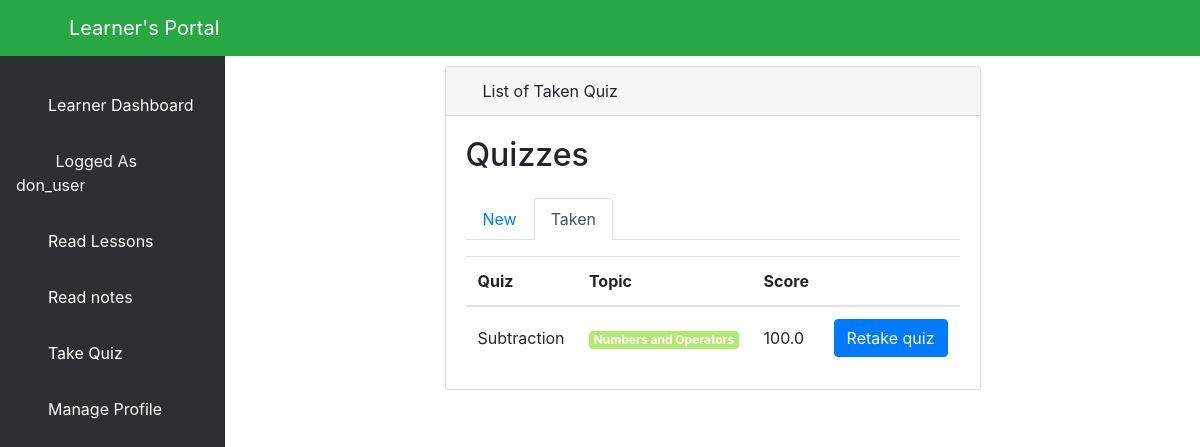
The app's page /taken/ (signed in) with its own data.
### elearn/models.py (models this page shows, shortened)
class User(AbstractUser):
    is_learner = models.BooleanField(default=False)
    is_instructor = models.BooleanField(default=False)
    is_admin = models.BooleanField(default=False)

class TakenQuiz(models.Model):
    learner = models.ForeignKey(Learner, on_delete=models.CASCADE, related_name='taken_quizzes')
    quiz = models.ForeignKey(Quiz, on_delete=models.CASCADE, related_name='taken_quizzes')
    score = models.FloatField()
    date = models.DateTimeField(auto_now_add=True)

class Quiz(models.Model):
    owner = models.ForeignKey(User, on_delete=models.CASCADE, related_name='quizzes')
    name = models.CharField(max_length=255)
    course = models.ForeignKey(Course, on_delete=models.CASCADE, related_name='quizzes')

class Course(models.Model):
    name = models.CharField(max_length=30)
    color = models.CharField(max_length=7, default='#007bff')
    def get_html_badge(self):
        name = escape(self.name)
        color = escape(self.color)
        html = '<span class="badge badge-primary" style="background-color: %s">%s</span>' % (color, name)
        return mark_safe(html)

### elearn/views.py (the view)
# urls.py: path('taken/', views.TakenQuizListView.as_view(), name='taken_quiz_list'),
class TakenQuizListView(ListView):
    model = TakenQuiz
    context_object_name = 'taken_quizzes'
    template_name = 'dashboard/learner/taken_quiz_list.html'
    def get_queryset(self):
        queryset = self.request.user.learner.taken_quizzes \
            .select_related('quiz', 'quiz__course') \
            .order_by('quiz__name')
        return queryset

### elearn/templates/dashboard/learner/taken_quiz_list.html (shortened to what this page needs)
{% extends 'dashboard/learner/base.html' %}
{% block body %}
    <div class="container-fluid">
        <div class="row mt-3 mx-5">
            <div class="col-md-2"></div>
            <div class="col-sm-push-4 col-md-8">
                <div class="card mb-3">
                    <div class="card-header">
                        <i class="fas fa-table text-primary"></i>
                        List of Taken Quiz
                    </div>
                    <div class="card-body">
                        {% include 'dashboard/learner/_header.html' with active='taken' %}
                        <table class="table mb-0">
                            <thead>
                            <tr>
                                <th>Quiz</th>
                                <th>Topic</th>
                                <th>Score</th>
                                <th></th>
                            </tr>
                            </thead>
                            <tbody>
                            {% for taken_quiz in taken_quizzes %}
                                <tr>
                                    <td class="align-middle">{{ taken_quiz.quiz.name }}</td>
                                    <td class="align-middle">{{ taken_quiz.quiz.course.get_html_badge }}</td>
                                    <td class="align-middle">{{ taken_quiz.score }}</td>
                                    <td class="text-right">
                                        <a href="{% url 'takenquiz_delete' taken_quiz.pk %}" class="btn btn-primary">
                                            Retake quiz
                                        </a>
                                    </td>
                                </tr>
                            {% empty %}
                                <tr>
                                    <td class="bg-light text-center font-italic" colspan="3">You haven't completed any
                                        quiz yet.
                                    </td>
                                </tr>
                            {% endfor %}
                            </tbody>
                        </table>
                    </div>
                </div>
            </div>
            <div class="col-md-2"></div>
        </div>
    </div>
{% endblock body %}

### elearn/templates/dashboard/learner/base.html (shortened to what this page needs)
<!DOCTYPE html>
<html lang="en">
<head>
    {% load static %}
    <link href="{% static 'vendor/fontawesome-free/css/all.min.css' %}" rel="stylesheet" type="text/css">
    <link href="{% static 'vendor/datatables/dataTables.bootstrap4.css' %}" rel="stylesheet">
    <link href="{% static 'css/sb-admin.css' %}" rel="stylesheet">
</head>
<body id="page-top">
<nav class="navbar navbar-expand navbar-dark bg-success fixed-top">
    <button class="btn btn-link btn-sm text-white order-1 order-sm-0" id="sidebarToggle" href="#">
        <i class="fas fa-bars"></i>
    </button>
    <a class="navbar-brand ml-4 text-white" href="{% url 'learner' %}">Learner's Portal</a>
    <ul class="navbar-nav ml-auto mr-0 mr-md-3 my-2 my-md-0">
        <li class="nav-item dropdown no-arrow">
            <a class="nav-link dropdown-toggle" href="#" id="userDropdown" role="button" data-toggle="dropdown"
               aria-haspopup="true" aria-expanded="false">
                <i class="fas fa-user-circle fa-fw text-light"></i>
            </a>
        </li>
    </ul>
</nav>
	<div id="wrapper" style="padding-top: 50px;">
    <ul class="sidebar navbar-nav">
        <div style="margin-top: 27px;">
            <li class="nav-item active">
                <a class="nav-link" href="{% url 'learner' %}">
                    <i class="fa fa-home" aria-hidden="true"></i>
                    <span>Learner Dashboard</span>
                </a>
            </li>
            <li class="nav-item disabled">
                <a class="nav-link" href="{% url 'luser_profile' %}">
                    <i class="fas fa-user-circle fa-fw text-success"></i>
                    <span class="text-light">Logged As {{ user.username }}</span>
                </a>
            </li>
            <li class="nav-item active">
                <a class="nav-link" href="{% url 'ltutorial' %}">
                    <i class="fas fa-book-reader text-default"></i>
                    <span>Read Lessons</span>
                </a>
            </li>
            <li class="nav-item active">
                <a class="nav-link" href="{% url 'llnotes' %}">
                    <i class="fas fa-pen" aria-hidden="true"></i>
                    <span>Read notes</span>
                </a>
            </li>
            <li class="nav-item active">
                <a class="nav-link" href="{% url 'lquiz_list' %}">
                    <i class="fas fa-book"></i>
                    <span>Take Quiz</span>
                </a>
            </li>
            <li class="nav-item active dropdown no-arrow">
                <a class="nav-link dropdown-toggle" data-toggle="dropdown" aria-haspopup="true" aria-expanded="false"
                   href="">
                    <i class="fas fa-user text-default"></i>
                    <span>Manage Profile</span>
                </a>
            </li>
        </div>
    </ul>
    {% block body %}{% endblock %}
</div>

### records on screen
User: username "don_user"
TakenQuiz: quiz.name "Subtraction", quiz.course.get_html_badge "Numbers and Operators", score "100.0"
